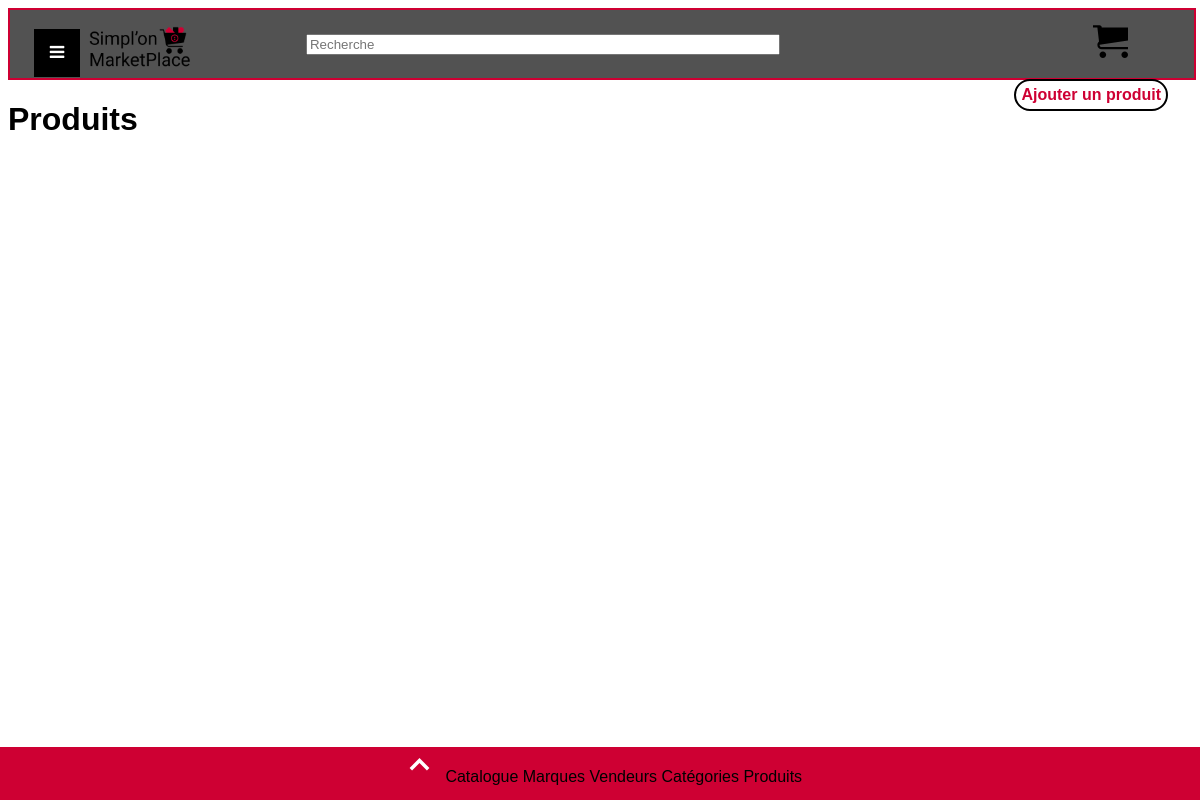
The page /php/index_products.php on the database as committed earlier.
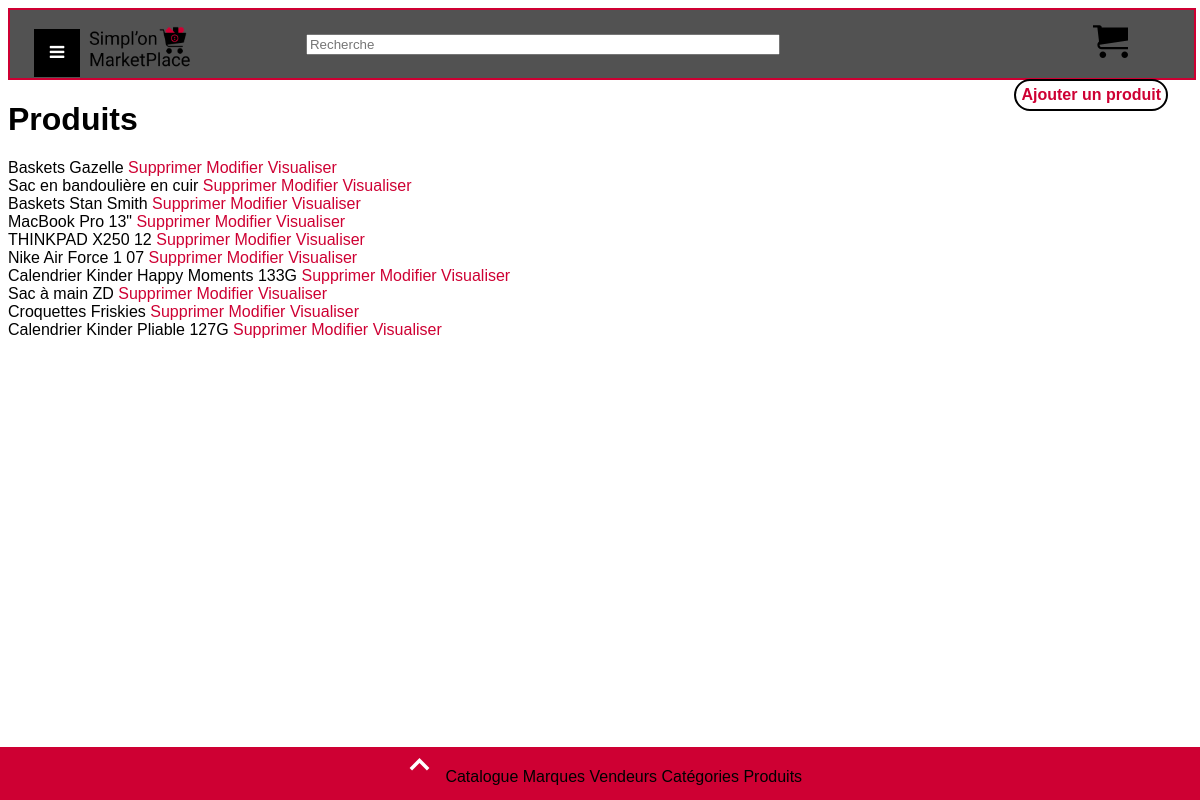
The same page on the database as committed later.
### tables this page shows
CREATE TABLE `products` (
  `code_ean_13` bigint(11) NOT NULL,
  `product_name` varchar(255) DEFAULT NULL,
  `short_description` varchar(255) DEFAULT NULL,
  `long_description` varchar(255) DEFAULT NULL,
  `brand_name` varchar(255) DEFAULT NULL
);

### php/index_products.php (the view, shortened to what this page needs)
<?php
include('connexion.inc_albane.php');
$root_path = "../";
$products_query = "SELECT * FROM products";
$result = $mysqli->query($products_query); ?>
<!DOCTYPE html>
<html>
<head>
    <link rel="stylesheet" type="text/css" href="<?php echo $root_path ?>css/style.css"/>
    <link rel="stylesheet" href="https://cdnjs.cloudflare.com/ajax/libs/font-awesome/4.7.0/css/font-awesome.min.css">
</head>
<body>
	<?php include('../header.php'); ?>
	<h1>Produits</h1>
	<a class='create' href="create_products.php">Ajouter un produit</a>
	<?php
	while ($row = $result->fetch_object()) { ?>
		<div>
			<?php echo $row->product_name ?>
			<a href="delete_products.php?product_name=<?php echo $row->product_name ;?>">Supprimer</a>
			<a href="update_products.php?product_name=<?php echo $row->product_name ;?>">Modifier</a>
			<a href="read_products.php?product_name=<?php echo $row->product_name ; ?>"title= 'Visualiser'> Visualiser</a>
		</div>
	<?php
	} ?>
	<?php include('../footer.php'); ?>
</body>
</html>

### header.php (shortened to what this page needs)
<!DOCTYPE html>
<html>
<body>
	<div class="cadre">
		<div class="topnav">
			<img src="<?php echo $root_path ?>img/logo1.png" class="logo" alt="logo">
			<input type="search" class= "search" placeholder="Recherche">
	  		<a href="javascript:void(0);" class="icon" onclick="myFunction()">
	    		<i class="fa fa-bars"></i>
	  		</a>
		</div>
	</div>
</body>
</html>

### footer.php
<!DOCTYPE html>
<html>
<body>
	<div class="footer">
        <div id="background">
            <svg version="1.1" xmlns="http://www.w3.org/2000/svg" width="35" height="35" viewBox="0 0 20 20" style= "fill: #ffffff">
                <path d="M10.707 7.050l-0.707-0.707-5.657 5.657 1.414 1.414 4.243-4.242 4.243 4.242 1.414-1.414z"></path>
            </svg>
         </div>
	    <a href="<?php echo $root_path ?>index.php">Catalogue</a>
	    <a href="<?php echo $root_path ?>php/index_marques.php">Marques</a>
	    <a href="<?php echo $root_path ?>php/index_sellers.php">Vendeurs</a>
	    <a href="<?php echo $root_path ?>php/index_categories.php">Catégories</a>
        <a href="<?php echo $root_path ?>php/index_products.php">Produits</a>
    </div>
</body>
</html>

### css/style.css (style rules this page uses)
body { font-family: Arial, Helvetica, sans-serif; }
.topnav { overflow: hidden; background-color: #525252; position: relative; }
.topnav a { color: white; padding: 14px 16px; text-decoration: none; font-size: 17px; display: block; }
.topnav a.icon { background: black; display: block; position: absolute; left: 2%; top: 10%; margin-top: 1%; }
.logo { position: relative; left: 6%; top: 10% ; width: 10%; margin-top: 1%; }
.cart { margin-left: 80vw; margin-bottom: 2vh; }
.search { position: absolute; left: 15%; width: 40%; margin-top: 2%; margin-left: 10%; }
.cadre { border: 2px solid #ce0033; width: 100%; }
.footer { position: fixed; left: 0; bottom: 0; width: 100%; background-color: #ce0033; color: white; text-align: center; }
.footer a { color: #000000; }
#background { height: 37px; width: 43px; display: inline-block; margin-bottom: 16px; }
.create { border: solid 2px #000000; border-radius: 30px; padding: 5px; float: right; margin-top: -10vh; margin-right: 2vw; font-weight: bold; }
a { text-decoration: none; color: #ce0033; }

Rows that differ between the two databases and show on the page:
added products: product_name "Baskets Gazelle"
added products: product_name "Sac en bandoulière en cuir"
added products: product_name "Baskets Stan Smith"
added products: product_name "MacBook Pro 13\""
added products: product_name "THINKPAD X250 12"
added products: product_name "Nike Air Force 1 07"
added products: product_name "Calendrier Kinder Happy Moments 133G"
added products: product_name "Sac à main ZD"
added products: product_name "Croquettes Friskies"
added products: product_name "Calendrier Kinder Pliable 127G"
